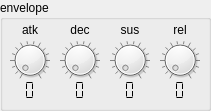
   <widget class="QGroupBox" name="envelopeBox">
    <property name="geometry">
     <rect>
      <x>170</x>
      <y>140</y>
      <width>211</width>
      <height>111</height>
     </rect>
    </property>
    <property name="title">
     <string>envelope</string>
    </property>
    <widget class="QLabel" name="attackLabel">
     <property name="geometry">
      <rect>
       <x>10</x>
       <y>20</y>
       <width>40</width>
       <height>20</height>
      </rect>
     </property>
     <property name="text">
      <string>atk</string>
     </property>
     <property name="alignment">
      <set>Qt::AlignCenter</set>
     </property>
     <property name="wordWrap">
      <bool>false</bool>
     </property>
    </widget>
    <widget class="QDial" name="attackKnob">
     <property name="geometry">
      <rect>
       <x>10</x>
       <y>40</y>
       <width>40</width>
       <height>40</height>
      </rect>
     </property>
     <property name="maximum">
      <number>15</number>
     </property>
     <property name="pageStep">
      <number>3</number>
     </property>
     <property name="notchTarget">
      <double>3.000000000000000</double>
     </property>
     <property name="notchesVisible">
      <bool>true</bool>
     </property>
    </widget>
    <widget class="QLCDNumber" name="attackDisplay">
     <property name="geometry">
      <rect>
       <x>20</x>
       <y>80</y>
       <width>21</width>
       <height>21</height>
      </rect>
     </property>
     <property name="frameShape">
      <enum>QFrame::NoFrame</enum>
     </property>
     <property name="numDigits">
      <number>1</number>
     </property>
     <property name="mode">
      <enum>QLCDNumber::Hex</enum>
     </property>
     <property name="segmentStyle">
      <enum>QLCDNumber::Flat</enum>
     </property>
    </widget>
    <widget class="QLabel" name="decayLabel">
     <property name="geometry">
      <rect>
       <x>60</x>
       <y>20</y>
       <width>40</width>
       <height>20</height>
      </rect>
     </property>
     <property name="text">
      <string>dec</string>
     </property>
     <property name="alignment">
      <set>Qt::AlignCenter</set>
     </property>
     <property name="wordWrap">
      <bool>false</bool>
     </property>
    </widget>
    <widget class="QDial" name="decayKnob">
     <property name="geometry">
      <rect>
       <x>60</x>
       <y>40</y>
       <width>40</width>
       <height>40</height>
      </rect>
     </property>
     <property name="maximum">
      <number>15</number>
     </property>
     <property name="pageStep">
      <number>3</number>
     </property>
     <property name="notchTarget">
      <double>3.000000000000000</double>
     </property>
     <property name="notchesVisible">
      <bool>true</bool>
     </property>
    </widget>
    <widget class="QLCDNumber" name="decayDisplay">
     <property name="geometry">
      <rect>
       <x>70</x>
       <y>80</y>
       <width>21</width>
       <height>21</height>
      </rect>
     </property>
     <property name="frameShape">
      <enum>QFrame::NoFrame</enum>
     </property>
     <property name="numDigits">
      <number>1</number>
     </property>
     <property name="mode">
      <enum>QLCDNumber::Hex</enum>
     </property>
     <property name="segmentStyle">
      <enum>QLCDNumber::Flat</enum>
     </property>
    </widget>
    <widget class="QLabel" name="sustainLabel">
     <property name="geometry">
      <rect>
       <x>110</x>
       <y>20</y>
       <width>40</width>
       <height>20</height>
      </rect>
     </property>
     <property name="text">
      <string>sus</string>
     </property>
     <property name="alignment">
      <set>Qt::AlignCenter</set>
     </property>
     <property name="wordWrap">
      <bool>false</bool>
     </property>
    </widget>
    <widget class="QDial" name="sustainKnob">
     <property name="geometry">
      <rect>
       <x>110</x>
       <y>40</y>
       <width>40</width>
       <height>40</height>
      </rect>
     </property>
     <property name="maximum">
      <number>15</number>
     </property>
     <property name="pageStep">
      <number>3</number>
     </property>
     <property name="notchTarget">
      <double>3.000000000000000</double>
     </property>
     <property name="notchesVisible">
      <bool>true</bool>
     </property>
    </widget>
    <widget class="QLCDNumber" name="sustainDisplay">
     <property name="geometry">
      <rect>
       <x>120</x>
       <y>80</y>
       <width>21</width>
       <height>21</height>
      </rect>
     </property>
     <property name="frameShape">
      <enum>QFrame::NoFrame</enum>
     </property>
     <property name="numDigits">
      <number>1</number>
     </property>
     <property name="mode">
      <enum>QLCDNumber::Hex</enum>
     </property>
     <property name="segmentStyle">
      <enum>QLCDNumber::Flat</enum>
     </property>
    </widget>
    <widget class="QLabel" name="releaseLabel">
     <property name="geometry">
      <rect>
       <x>160</x>
       <y>20</y>
       <width>40</width>
       <height>20</height>
      </rect>
     </property>
     <property name="text">
      <string>rel</string>
     </property>
     <property name="alignment">
      <set>Qt::AlignCenter</set>
     </property>
     <property name="wordWrap">
      <bool>false</bool>
     </property>
    </widget>
    <widget class="QDial" name="releaseKnob">
     <property name="geometry">
      <rect>
       <x>160</x>
       <y>40</y>
       <width>40</width>
       <height>40</height>
      </rect>
     </property>
     <property name="maximum">
      <number>15</number>
     </property>
     <property name="pageStep">
      <number>3</number>
     </property>
     <property name="notchTarget">
      <double>3.000000000000000</double>
     </property>
     <property name="notchesVisible">
      <bool>true</bool>
     </property>
    </widget>
    <widget class="QLCDNumber" name="releaseDisplay">
     <property name="geometry">
      <rect>
       <x>170</x>
       <y>80</y>
       <width>21</width>
       <height>21</height>
      </rect>
     </property>
     <property name="frameShape">
      <enum>QFrame::NoFrame</enum>
     </property>
     <property name="numDigits">
      <number>1</number>
     </property>
     <property name="mode">
      <enum>QLCDNumber::Hex</enum>
     </property>
     <property name="segmentStyle">
      <enum>QLCDNumber::Flat</enum>
     </property>
    </widget>
   </widget>
